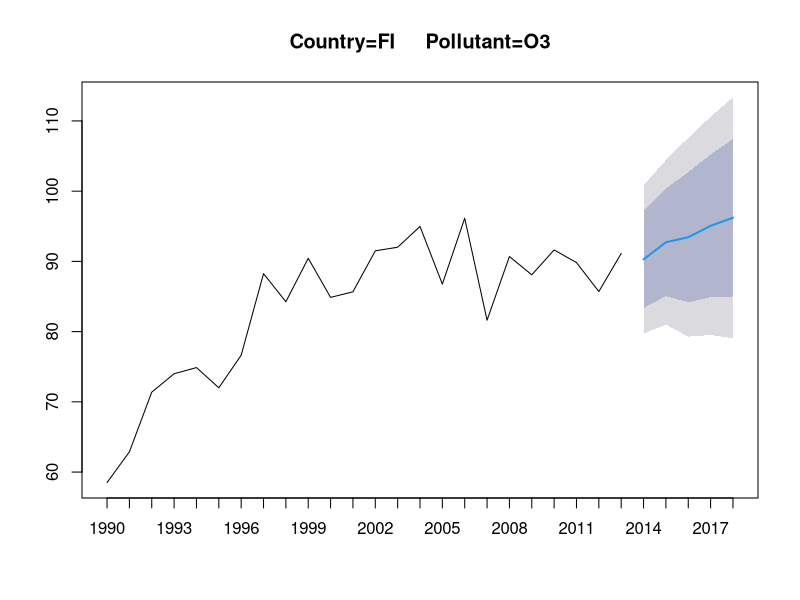

Source code (R):
#Changing wd
setwd('/home/cirp/Documents/Data science master/App project/repository/analysis/data')

#Importing data
mydata = read.csv('countryConcentration.csv',sep = ',',stringsAsFactors = FALSE,na.strings = 'NULL')
library(forecast)


#Calculating ARIMA models for each combination of country and pollutant
k = 0
first = 0
model = list()
predictions = list()
lab = matrix(NA,160,2)
for (j in levels(as.factor(mydata$countryID))){
  for (i in levels(as.factor(mydata$pollutantID))){
    k = k + 1
    mydata1=mydata[mydata$countryID==j & mydata$pollutantID==i,]
    mydata1=mydata1[order(mydata1$year),]
    lab[k,1] = j 
    lab[k,2] = i
    if (dim(mydata1)[1]>1){
      times = ts(mydata1$concentration,start=min(mydata1$year), end=max(mydata1$year)-1, frequency=1)
      model[[k]] = auto.arima(mydata1$concentration)
      if (length(model[[k]])>0){
        predictions[[k]] = forecast(model[[k]],5)
        first = first + 1
        prediction = as.numeric(predictions[[k]]$mean)
        country = matrix(j,length(prediction),1)
        pollutant = matrix(i,length(prediction),1)
        year = seq(max(mydata[mydata$countryID==j & mydata$pollutantID==i,'year'])+1,max(mydata[mydata$countryID==j & mydata$pollutantID==i,'year'])+5,1)
        low_95 = as.matrix(predictions[[k]]$lower[,2])
        up_95 = as.matrix(predictions[[k]]$upper[,2])
        temp = data.frame(country,pollutant,year,prediction,low_95,up_95)
        if (first==1){
          table_predictions = temp
        }
        else{
          table_predictions = rbind(table_predictions,temp)   
        }
      }
    }
  }
}


#Plots
  # par(ask = TRUE)
  # for (i in 1:length(model)){
  #   if (length(model[[i]])>0){
  #     plot(predictions[[i]])
  #   }
  # }
  # par(ask = FALSE)

#For the milestone
plot(predictions[[53]],main='Country=FI     Pollutant=O3',xaxt='n')
axis(1, at=1:29, labels=seq(1990,2018,1))

